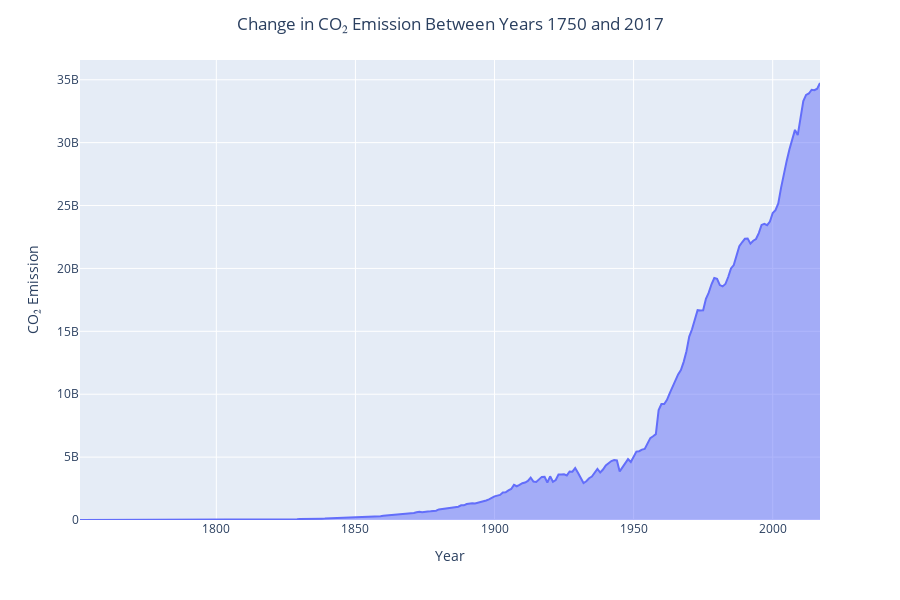

Notebook code cell kept with this figure:
### Code cell
fig = px.area(df_total_year,
              x="Year",
              y="Annual CO₂ emissions (tonnes )",
              hover_name = 'Year',
              hover_data=['Year','Annual CO₂ emissions (tonnes )'],
              #color='Entity',
              labels={'Year':'Year','Annual CO₂ emissions (tonnes )':'CO₂ Emission'},
              height=600)
fig.update_layout(title="Change in CO₂ Emission Between Years 1750 and 2017",
                  title_x=0.50)
fig.update_layout(showlegend = False)
fig.update(layout_coloraxis_showscale = True)
fig.show()

### Figure 1 — Plotly figure (JSON) as saved in the notebook; plotly's stock layout.template omitted (floating-point values rounded to 4 significant figures; data arrays with more than 128 entries replaced by an {"elided": "..."} marker saying what was removed)
{"data": [{"hovertemplate": "<b>%{hovertext}</b><br><br>Year=%{x}<br>CO₂ Emission=%{y}<extra></extra>", "hovertext": {"elided": "267 str values"}, "legendgroup": "", "line": {"color": "#636efa"}, "marker": {"symbol": "circle"}, "mode": "lines", "name": "", "orientation": "v", "showlegend": false, "stackgroup": "1", "type": "scatter", "x": {"elided": "267 str values"}, "xaxis": "x", "y": {"elided": "267 float values"}, "yaxis": "y"}], "layout": {"coloraxis": {"showscale": true}, "height": 600, "legend": {"tracegroupgap": 0}, "margin": {"t": 60}, "showlegend": false, "title": {"text": "Change in CO₂ Emission Between Years 1750 and 2017", "x": 0.5}, "xaxis": {"anchor": "y", "domain": [0, 1], "title": {"text": "Year"}}, "yaxis": {"anchor": "x", "domain": [0, 1], "title": {"text": "CO₂ Emission"}}}}
